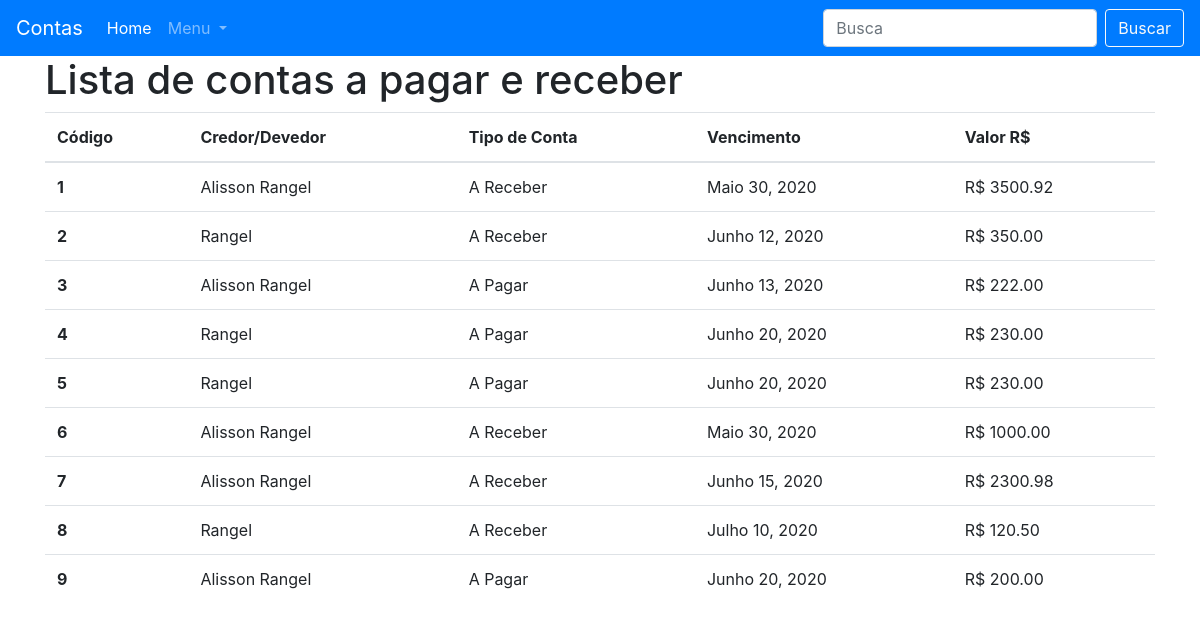
The page / on the database its author committed.
### apps/gestor/models.py (models this page shows, shortened)
class Conta(models.Model):
    TIPO_CONTA_CHOICE = (
        ('RB', 'A Receber'),
        ('PG', 'A Pagar')
    )
    pessoa = models.ForeignKey(Pessoa, verbose_name="Pessoa", on_delete=models.CASCADE)
    tipo_conta = models.CharField(verbose_name="Tipo de conta", max_length=2, choices=TIPO_CONTA_CHOICE)
    vencimento = models.DateField(verbose_name="Vencimento")
    valor = models.DecimalField(verbose_name="Valor R$", max_digits=19, decimal_places=2)
    '''
    def get_total_contas_pagar(self):
        model = self.__class__ # Conta.objects.all()
        total = model.objects.filter(tipo_conta='PG').aggregate(Sum('valor'))
        return total
    '''

class Pessoa(models.Model):
    nome = models.CharField(verbose_name='Nome', max_length=200)
    nascimento = models.DateField(verbose_name='Nascimento')
    cpf = models.CharField(verbose_name='CPF', max_length=14)

### apps/gestor/views.py (the view)
# urls.py: path('', views.home, name='home'), # a url vazia fica por ultimo
def home(request):
    lista_contas = Conta.objects.all()  # QuerySet
    return render(request, 'base.html', {'lista_contas' : lista_contas})

### templates/base.html (shortened to what this page needs)
{% load static %}
<!DOCTYPE html>
<html lang='en'>
<head>
    <link rel='stylesheet' href="{% static 'css/bootstrap.css' %}">
</head>
<body>
    <nav class="navbar navbar-expand-lg navbar-dark bg-primary">
        <a class="navbar-brand" href="#">Contas</a>
        <div class="collapse navbar-collapse" id="navbarSupportedContent">
            <ul class="navbar-nav mr-auto">
                <li class="nav-item active">
                    <a class="nav-link" href="#">Home <span class="sr-only">(current)</span></a>
                </li>
                <li class="nav-item dropdown">
                    <a class="nav-link dropdown-toggle" href="#" id="navbarDropdown" role="button" data-toggle="dropdown" aria-haspopup="true" aria-expanded="false">
                        Menu
                      </a>
                </li>
            </ul>
            <form class="form-inline my-2 my-lg-0">
                <input class="form-control mr-sm-2" type="search" placeholder="Busca" aria-label="Search">
                <button class="btn btn-outline-light my-2 my-sm-0" type="submit">Buscar</button>
            </form>
        </div>
    </nav>
    <div class='container'>
        <div class="row">
            <div class="col-12">
                {% block corpo %}
                <h1>Lista de contas a pagar e receber</h1>
                <table class="table table-hover">
                    <thead>
                        <tr>
                            <th scope="col">Código</th>
                            <th scope="col">Credor/Devedor</th>
                            <th scope="col">Tipo de Conta</th>
                            <th scope="col">Vencimento</th>
                            <th scope="col">Valor R$</th>
                        </tr>
                    </thead>
                    <tbody>
                        {% for conta in lista_contas %}
                        <tr>
                            <th scope="row">{{ conta.id }}</th>
                            <td>{{ conta.pessoa.nome }}</td>
                            <td>{{ conta.get_tipo_conta_display }}</td>
                            <td>{{ conta.vencimento }}</td>
                            <td>R$ {{ conta.valor }}</td>
                        </tr>
                        {% endfor %}
                    </tbody>
                </table>
                {% endblock corpo %}
            </div>
        </div>
    </div>
</body>
</html>

### rows shown on the page
Conta: id "1", pessoa.nome "Alisson Rangel", tipo_conta "A Receber", vencimento "Maio 30, 2020", valor "3500.92"
Conta: id "2", pessoa.nome "Rangel", tipo_conta "A Receber", vencimento "Junho 12, 2020", valor "350.00"
Conta: id "3", pessoa.nome "Alisson Rangel", tipo_conta "A Pagar", vencimento "Junho 13, 2020", valor "222.00"
Conta: id "4", pessoa.nome "Rangel", tipo_conta "A Pagar", vencimento "Junho 20, 2020", valor "230.00"
Conta: id "5", pessoa.nome "Rangel", tipo_conta "A Pagar", vencimento "Junho 20, 2020", valor "230.00"
Conta: id "6", pessoa.nome "Alisson Rangel", tipo_conta "A Receber", vencimento "Maio 30, 2020", valor "1000.00"
Conta: id "7", pessoa.nome "Alisson Rangel", tipo_conta "A Receber", vencimento "Junho 15, 2020", valor "2300.98"
Conta: id "8", pessoa.nome "Rangel", tipo_conta "A Receber", vencimento "Julho 10, 2020", valor "120.50"
Conta: id "9", pessoa.nome "Alisson Rangel", tipo_conta "A Pagar", vencimento "Junho 20, 2020", valor "200.00"
